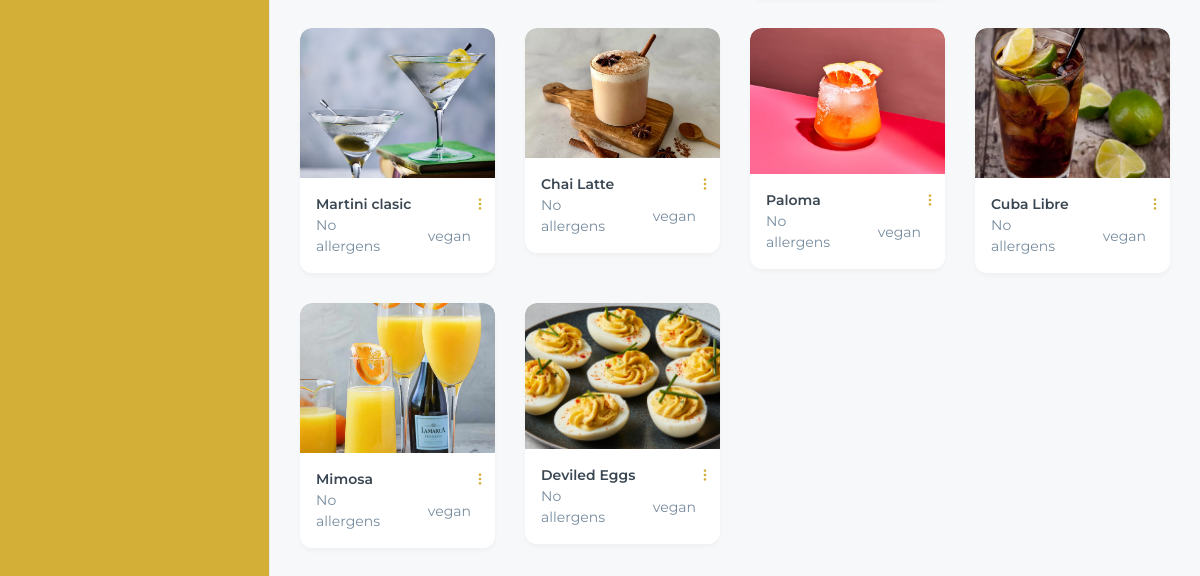
The page /search/ (signed in, lower part) on the database as committed earlier.
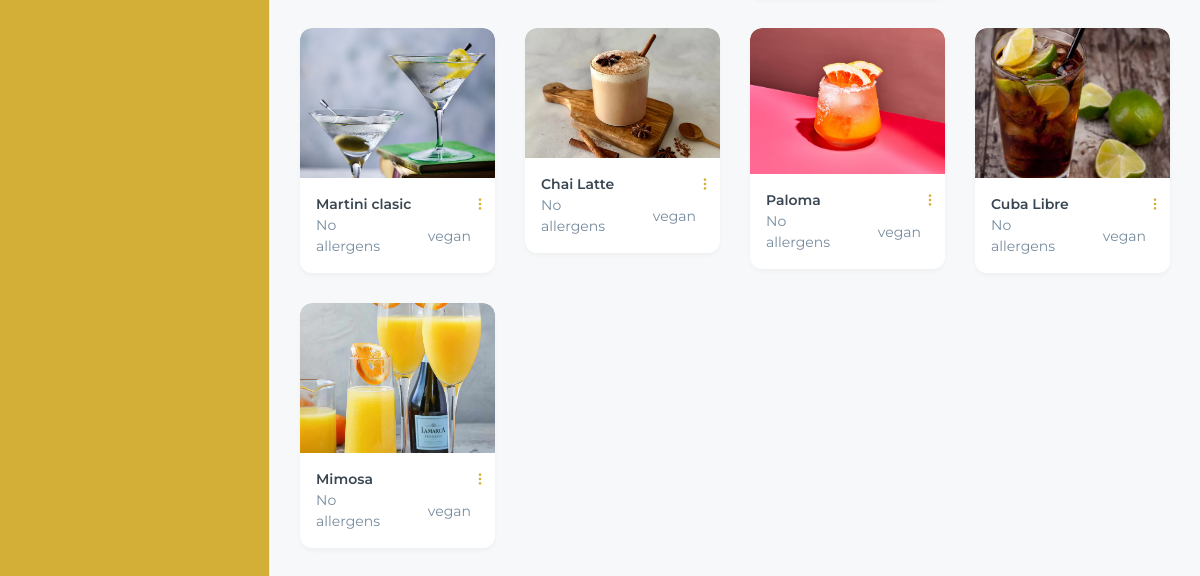
The same page on the database as committed later.
### base/models.py (models this page shows, shortened)
class Menu(models.Model):
    at_location = models.ForeignKey(Location, on_delete=models.SET_NULL, null=True, blank=True)
    item_name = models.CharField(max_length=80)
    item_cuisine = models.CharField(max_length=20)
    item_vegan = models.BooleanField(default=False)
    allergens = models.ManyToManyField(Allergen, blank=True)
    item_picture = models.ImageField(upload_to=menu_item_upload_path, null=True, blank=True)

### base/views.py (the view)
def search_food(request):
    profile = Profile.objects.get(user=request.user)
    allergens_db = Allergen.objects.all()
    query = request.GET.get("query", "").strip()
    vegetarian = request.GET.get("vegetarian", "")
    selected_allergens = request.GET.getlist("allergens")
    foods = Menu.objects.all()
    if query:
        foods = foods.filter(
            Q(item_name__icontains=query) |
            Q(allergens__name__icontains=query)
        ).distinct()
    if vegetarian:
        foods = foods.filter(item_vegan=True)
    if selected_allergens:
        allergen_filters = Q()
        for allergen_name in selected_allergens:
            allergen_filters |= Q(allergens__name__icontains=allergen_name)
        foods = foods.filter(allergen_filters)
    context = {
        "menu_items": foods,
        "query": query,
        "selected_allergens": selected_allergens,
        "profile": profile,
        "allergens": allergens_db
    }
    return render(request, "base/personal_menu.html", context)

### base/context_processors.py (called while the page is built)
def media_url(request):
    return {
        'MEDIA_URL': settings.MEDIA_URL
    }

### base/templates/base/personal_menu.html (shortened to what this page needs)
{% extends 'main.html' %}
{% block content %}
<div class="page-wrapper" id="main-wrapper" data-layout="vertical" data-navbarbg="skin6" data-sidebartype="full"
    data-sidebar-position="fixed" data-header-position="fixed">
    {% include 'sidebar.html' %}
    <div class="body-wrapper">
        <div class="container-fluid">
            <div class="row mt-4">
                {% for item in menu_items %}
                <div class="col-lg-3">
                  <div class="card overflow-hidden hover-img card-hover">
                    <div class="position-relative">
                        <img src="{{ MEDIA_URL }}{{ item.item_picture }}" class="card-img-top" style="max-height: 150px; object-fit: cover;" alt="matdash-img">
                    </div>
                    <div class="card-body ps-3 pt-3 pb-3 pe-0">
                      <div class="d-flex flex-row justify-content-between">
                      <a class="d-block fs-3 m-0 text-dark fw-semibold link-primary" href="">{{ item.item_name }}</a>
                      <a class="dropdown-toggle me-2" href="#" role="button" data-bs-toggle="dropdown" title="Settings" aria-expanded="false">
                        <i class="bi bi-three-dots-vertical"></i>
                      </a>
                    </div>
                      <div class="d-flex align-items-center gap-4">
                        <div class="d-flex align-items-center gap-2">
                          {% if item.allergens.all %}
                            {% for allergen in item.allergens.all %}
                                <span class="allergen-badge">{{ allergen.name }}</span>
                                {% if not forloop.last %}, {% endif %}
                            {% endfor %}
                        {% else %}
                            <span class="no-allergens">No allergens</span>
                        {% endif %}
                        </div>
                        <div class="d-flex align-items-center gap-2">
                            {% if item.item_vegan %}
                           vegan
                            {% else %}
                          <i class="ti ti-message-2 text-dark fs-5"></i> non-vegan
                            {% endif %}
                        </div>
                      </div>
                    </div>
                  </div>
                </div>
                {% endfor %}
            </div>
        </div>
    </div>
</div>
{% endblock %}

### templates/main.html (shortened to what this page needs)
<!DOCTYPE html>
{% load static %}
<html lang="en">
<head>
    <link href="https://cdn.jsdelivr.net/npm/bootstrap-icons/font/bootstrap-icons.css" rel="stylesheet">
    <link rel="stylesheet" href="https://cdnjs.cloudflare.com/ajax/libs/noUiSlider/15.6.0/nouislider.min.css" />
    <link href="https://cdn.jsdelivr.net/npm/bootstrap@5.3.0-alpha3/dist/css/bootstrap.min.css" rel="stylesheet">
    <link rel="stylesheet" href="https://cdn.jsdelivr.net/npm/choices.js/public/assets/styles/choices.min.css">
    <link rel="stylesheet" href="https://cdn.jsdelivr.net/npm/flatpickr/dist/flatpickr.min.css">
    <link rel="stylesheet" href="https://cdn.jsdelivr.net/npm/flatpickr/dist/flatpickr.min.css">
    <link rel="stylesheet" href="https://cdn.jsdelivr.net/npm/apexcharts/dist/apexcharts.css">
    <link rel="stylesheet" href="https://unpkg.com/swiper/swiper-bundle.min.css">
    <link href="https://cdn.jsdelivr.net/npm/bootstrap-icons/font/bootstrap-icons.css" rel="stylesheet">
        <link rel="stylesheet" href="https://code.jquery.com/ui/1.12.1/themes/smoothness/jquery-ui.css">
    <link rel="stylesheet" href="https://cdn.jsdelivr.net/npm/bootstrap-icons@1.11.3/font/bootstrap-icons.min.css">
    <link rel="stylesheet" href="https://cdn.datatables.net/1.13.5/css/jquery.dataTables.min.css">
    <link href="https://cdn.jsdelivr.net/npm/bootstrap@5.3.0-alpha1/dist/css/bootstrap.min.css" rel="stylesheet">
    <link rel="stylesheet" type="text/css" href="{% static 'css/styles.css' %}">
    <link rel="stylesheet" type="text/css" href="{% static 'css/sidebar-admin.css' %}">
    <link rel="stylesheet" type="text/css" href="{% static 'css/admin-charts.css' %}">
    <link rel="stylesheet" type="text/css" href="{% static 'css/admin-locations.css' %}">
    <link rel="stylesheet" type="text/css" href="{% static 'css/admin-events.css' %}">
    <link rel="stylesheet" type="text/css" href="{% static 'css/update-users-admin.css' %}">
    <link rel="stylesheet" type="text/css" href="{% static 'css/admin-users.css' %}">
    <link rel="stylesheet" type="text/css" href="{% static 'css/personal_home.css' %}">
    <link href="https://cdn.jsdelivr.net/npm/tom-select@2.4.1/dist/css/tom-select.css" rel="stylesheet">
</head>
<body>
    {% block content %}
    {% endblock %}
</body>
</html>

### templates/sidebar.html (shortened to what this page needs)
{% block content %}
{% load static %}
<aside class="left-sidebar">
  </aside>
{% endblock %}

### templates/header.html (shortened to what this page needs)
{% block content %}
{% load static %}
{% endblock %}

### static/css/styles.css (style rules this page uses)
body { font-family: Arial, sans-serif; background-color: #FAF9F6; margin: 0; }
:root { --primary-color: #2E8B57; --secondary-color: #D4AF37; --text-color: #002B5B; }

Rows that differ between the two databases and show on the page:
removed Menu: item_picture (picture), item_name "Deviled Eggs", shows "No allergens", item_vegan "vegan"
